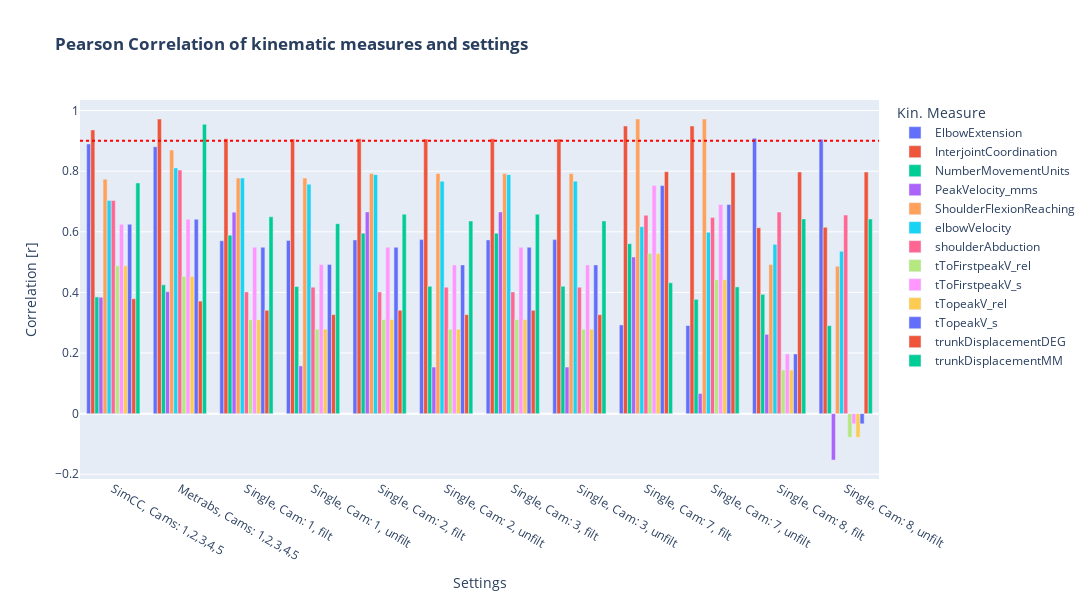

The notebook cell saved with this chart:
### Code cell
fig = px.bar(df_plot, x='id_s_name', y='correlation', color='measure', title=f'<b>Pearson Correlation<b>', labels={'correlation': 'Correlation [r] Correlation', 'Settings': 'Subject ID', 'measure': 'Kin. Measure'},
             template = 'plotly', barmode="group")

fig.add_hline(y=0.9, line_dash='dot', line_color='red', name = 'minimum correlation')
#fig.add_hline(y=-0.9, line_dash='dot', line_color='red', name = 'minimum correlation')

fig.update_layout(title= f'<b>Pearson Correlation of kinematic measures and settings<b>',
          xaxis_title=f'Settings',
          yaxis_title=f'Correlation [r]',
                  width=1300, height=600
          )

fig.show()

os.makedirs(os.path.join(dir_plots_cat, '04_correlation'), exist_ok=True)

path = os.path.join(dir_plots_cat, '04_correlation', f'pearson_corr_all.html')
fig.write_html(path)

path = os.path.join(dir_plots_cat, '04_correlation', f'pearson_corr_all.png')
fig.write_image(path, scale = 5)

### Figure 1 — Plotly figure (JSON) as saved in the notebook; plotly's stock layout.template omitted (floating-point values rounded to 4 significant figures)
{"data": [{"alignmentgroup": "True", "hovertemplate": "Kin. Measure=ElbowExtension<br>id_s_name=%{x}<br>Correlation [r] Correlation=%{y}<extra></extra>", "legendgroup": "ElbowExtension", "marker": {"color": "#636efa", "pattern": {"shape": ""}}, "name": "ElbowExtension", "offsetgroup": "ElbowExtension", "orientation": "v", "showlegend": true, "textposition": "auto", "x": ["SimCC, Cams: 1,2,3,4,5", "Metrabs, Cams: 1,2,3,4,5", "Single, Cam: 1, filt", "Single, Cam: 1, unfilt", "Single, Cam: 2, filt", "Single, Cam: 2, unfilt", "Single, Cam: 3, filt", "Single, Cam: 3, unfilt", "Single, Cam: 7, filt", "Single, Cam: 7, unfilt", "Single, Cam: 8, filt", "Single, Cam: 8, unfilt"], "xaxis": "x", "y": [0.8899, 0.8807, 0.5704, 0.5715, 0.5733, 0.5742, 0.5733, 0.5742, 0.2927, 0.2908, 0.9086, 0.905], "yaxis": "y", "type": "bar"}, {"alignmentgroup": "True", "hovertemplate": "Kin. Measure=InterjointCoordination<br>id_s_name=%{x}<br>Correlation [r] Correlation=%{y}<extra></extra>", "legendgroup": "InterjointCoordination", "marker": {"color": "#EF553B", "pattern": {"shape": ""}}, "name": "InterjointCoordination", "offsetgroup": "InterjointCoordination", "orientation": "v", "showlegend": true, "textposition": "auto", "x": ["SimCC, Cams: 1,2,3,4,5", "Metrabs, Cams: 1,2,3,4,5", "Single, Cam: 1, filt", "Single, Cam: 1, unfilt", "Single, Cam: 2, filt", "Single, Cam: 2, unfilt", "Single, Cam: 3, filt", "Single, Cam: 3, unfilt", "Single, Cam: 7, filt", "Single, Cam: 7, unfilt", "Single, Cam: 8, filt", "Single, Cam: 8, unfilt"], "xaxis": "x", "y": [0.9362, 0.972, 0.9071, 0.906, 0.9071, 0.9059, 0.9071, 0.9059, 0.9491, 0.9491, 0.6136, 0.6147], "yaxis": "y", "type": "bar"}, {"alignmentgroup": "True", "hovertemplate": "Kin. Measure=NumberMovementUnits<br>id_s_name=%{x}<br>Correlation [r] Correlation=%{y}<extra></extra>", "legendgroup": "NumberMovementUnits", "marker": {"color": "#00cc96", "pattern": {"shape": ""}}, "name": "NumberMovementUnits", "offsetgroup": "NumberMovementUnits", "orientation": "v", "showlegend": true, "textposition": "auto", "x": ["SimCC, Cams: 1,2,3,4,5", "Metrabs, Cams: 1,2,3,4,5", "Single, Cam: 1, filt", "Single, Cam: 1, unfilt", "Single, Cam: 2, filt", "Single, Cam: 2, unfilt", "Single, Cam: 3, filt", "Single, Cam: 3, unfilt", "Single, Cam: 7, filt", "Single, Cam: 7, unfilt", "Single, Cam: 8, filt", "Single, Cam: 8, unfilt"], "xaxis": "x", "y": [0.3851, 0.4251, 0.589, 0.4194, 0.5956, 0.4202, 0.5956, 0.4202, 0.5608, 0.3772, 0.3936, 0.2904], "yaxis": "y", "type": "bar"}, {"alignmentgroup": "True", "hovertemplate": "Kin. Measure=PeakVelocity_mms<br>id_s_name=%{x}<br>Correlation [r] Correlation=%{y}<extra></extra>", "legendgroup": "PeakVelocity_mms", "marker": {"color": "#ab63fa", "pattern": {"shape": ""}}, "name": "PeakVelocity_mms", "offsetgroup": "PeakVelocity_mms", "orientation": "v", "showlegend": true, "textposition": "auto", "x": ["SimCC, Cams: 1,2,3,4,5", "Metrabs, Cams: 1,2,3,4,5", "Single, Cam: 1, filt", "Single, Cam: 1, unfilt", "Single, Cam: 2, filt", "Single, Cam: 2, unfilt", "Single, Cam: 3, filt", "Single, Cam: 3, unfilt", "Single, Cam: 7, filt", "Single, Cam: 7, unfilt", "Single, Cam: 8, filt", "Single, Cam: 8, unfilt"], "xaxis": "x", "y": [0.384, 0.4024, 0.6648, 0.1575, 0.6656, 0.1537, 0.6656, 0.1537, 0.5169, 0.06661, 0.2617, -0.153], "yaxis": "y", "type": "bar"}, {"alignmentgroup": "True", "hovertemplate": "Kin. Measure=ShoulderFlexionReaching<br>id_s_name=%{x}<br>Correlation [r] Correlation=%{y}<extra></extra>", "legendgroup": "ShoulderFlexionReaching", "marker": {"color": "#FFA15A", "pattern": {"shape": ""}}, "name": "ShoulderFlexionReaching", "offsetgroup": "ShoulderFlexionReaching", "orientation": "v", "showlegend": true, "textposition": "auto", "x": ["SimCC, Cams: 1,2,3,4,5", "Metrabs, Cams: 1,2,3,4,5", "Single, Cam: 1, filt", "Single, Cam: 1, unfilt", "Single, Cam: 2, filt", "Single, Cam: 2, unfilt", "Single, Cam: 3, filt", "Single, Cam: 3, unfilt", "Single, Cam: 7, filt", "Single, Cam: 7, unfilt", "Single, Cam: 8, filt", "Single, Cam: 8, unfilt"], "xaxis": "x", "y": [0.7737, 0.87, 0.7771, 0.7771, 0.7923, 0.7922, 0.7923, 0.7922, 0.9723, 0.972, 0.4925, 0.4865], "yaxis": "y", "type": "bar"}, {"alignmentgroup": "True", "hovertemplate": "Kin. Measure=elbowVelocity<br>id_s_name=%{x}<br>Correlation [r] Correlation=%{y}<extra></extra>", "legendgroup": "elbowVelocity", "marker": {"color": "#19d3f3", "pattern": {"shape": ""}}, "name": "elbowVelocity", "offsetgroup": "elbowVelocity", "orientation": "v", "showlegend": true, "textposition": "auto", "x": ["SimCC, Cams: 1,2,3,4,5", "Metrabs, Cams: 1,2,3,4,5", "Single, Cam: 1, filt", "Single, Cam: 1, unfilt", "Single, Cam: 2, filt", "Single, Cam: 2, unfilt", "Single, Cam: 3, filt", "Single, Cam: 3, unfilt", "Single, Cam: 7, filt", "Single, Cam: 7, unfilt", "Single, Cam: 8, filt", "Single, Cam: 8, unfilt"], "xaxis": "x", "y": [0.7036, 0.8108, 0.7773, 0.7571, 0.7886, 0.7666, 0.7886, 0.7666, 0.6167, 0.5982, 0.5585, 0.5359], "yaxis": "y", "type": "bar"}, {"alignmentgroup": "True", "hovertemplate": "Kin. Measure=shoulderAbduction<br>id_s_name=%{x}<br>Correlation [r] Correlation=%{y}<extra></extra>", "legendgroup": "shoulderAbduction", "marker": {"color": "#FF6692", "pattern": {"shape": ""}}, "name": "shoulderAbduction", "offsetgroup": "shoulderAbduction", "orientation": "v", "showlegend": true, "textposition": "auto", "x": ["SimCC, Cams: 1,2,3,4,5", "Metrabs, Cams: 1,2,3,4,5", "Single, Cam: 1, filt", "Single, Cam: 1, unfilt", "Single, Cam: 2, filt", "Single, Cam: 2, unfilt", "Single, Cam: 3, filt", "Single, Cam: 3, unfilt", "Single, Cam: 7, filt", "Single, Cam: 7, unfilt", "Single, Cam: 8, filt", "Single, Cam: 8, unfilt"], "xaxis": "x", "y": [0.7033, 0.8036, 0.4015, 0.4172, 0.4014, 0.4171, 0.4014, 0.4171, 0.6545, 0.6475, 0.6652, 0.6552], "yaxis": "y", "type": "bar"}, {"alignmentgroup": "True", "hovertemplate": "Kin. Measure=tToFirstpeakV_rel<br>id_s_name=%{x}<br>Correlation [r] Correlation=%{y}<extra></extra>", "legendgroup": "tToFirstpeakV_rel", "marker": {"color": "#B6E880", "pattern": {"shape": ""}}, "name": "tToFirstpeakV_rel", "offsetgroup": "tToFirstpeakV_rel", "orientation": "v", "showlegend": true, "textposition": "auto", "x": ["SimCC, Cams: 1,2,3,4,5", "Metrabs, Cams: 1,2,3,4,5", "Single, Cam: 1, filt", "Single, Cam: 1, unfilt", "Single, Cam: 2, filt", "Single, Cam: 2, unfilt", "Single, Cam: 3, filt", "Single, Cam: 3, unfilt", "Single, Cam: 7, filt", "Single, Cam: 7, unfilt", "Single, Cam: 8, filt", "Single, Cam: 8, unfilt"], "xaxis": "x", "y": [0.4876, 0.4524, 0.3098, 0.2787, 0.3105, 0.2784, 0.3105, 0.2784, 0.5282, 0.4418, 0.1439, -0.07805], "yaxis": "y", "type": "bar"}, {"alignmentgroup": "True", "hovertemplate": "Kin. Measure=tToFirstpeakV_s<br>id_s_name=%{x}<br>Correlation [r] Correlation=%{y}<extra></extra>", "legendgroup": "tToFirstpeakV_s", "marker": {"color": "#FF97FF", "pattern": {"shape": ""}}, "name": "tToFirstpeakV_s", "offsetgroup": "tToFirstpeakV_s", "orientation": "v", "showlegend": true, "textposition": "auto", "x": ["SimCC, Cams: 1,2,3,4,5", "Metrabs, Cams: 1,2,3,4,5", "Single, Cam: 1, filt", "Single, Cam: 1, unfilt", "Single, Cam: 2, filt", "Single, Cam: 2, unfilt", "Single, Cam: 3, filt", "Single, Cam: 3, unfilt", "Single, Cam: 7, filt", "Single, Cam: 7, unfilt", "Single, Cam: 8, filt", "Single, Cam: 8, unfilt"], "xaxis": "x", "y": [0.6247, 0.6415, 0.5492, 0.4924, 0.549, 0.4908, 0.549, 0.4908, 0.7525, 0.6899, 0.197, -0.03354], "yaxis": "y", "type": "bar"}, {"alignmentgroup": "True", "hovertemplate": "Kin. Measure=tTopeakV_rel<br>id_s_name=%{x}<br>Correlation [r] Correlation=%{y}<extra></extra>", "legendgroup": "tTopeakV_rel", "marker": {"color": "#FECB52", "pattern": {"shape": ""}}, "name": "tTopeakV_rel", "offsetgroup": "tTopeakV_rel", "orientation": "v", "showlegend": true, "textposition": "auto", "x": ["SimCC, Cams: 1,2,3,4,5", "Metrabs, Cams: 1,2,3,4,5", "Single, Cam: 1, filt", "Single, Cam: 1, unfilt", "Single, Cam: 2, filt", "Single, Cam: 2, unfilt", "Single, Cam: 3, filt", "Single, Cam: 3, unfilt", "Single, Cam: 7, filt", "Single, Cam: 7, unfilt", "Single, Cam: 8, filt", "Single, Cam: 8, unfilt"], "xaxis": "x", "y": [0.4876, 0.4524, 0.3098, 0.2787, 0.3105, 0.2784, 0.3105, 0.2784, 0.5282, 0.4418, 0.1439, -0.07805], "yaxis": "y", "type": "bar"}, {"alignmentgroup": "True", "hovertemplate": "Kin. Measure=tTopeakV_s<br>id_s_name=%{x}<br>Correlation [r] Correlation=%{y}<extra></extra>", "legendgroup": "tTopeakV_s", "marker": {"color": "#636efa", "pattern": {"shape": ""}}, "name": "tTopeakV_s", "offsetgroup": "tTopeakV_s", "orientation": "v", "showlegend": true, "textposition": "auto", "x": ["SimCC, Cams: 1,2,3,4,5", "Metrabs, Cams: 1,2,3,4,5", "Single, Cam: 1, filt", "Single, Cam: 1, unfilt", "Single, Cam: 2, filt", "Single, Cam: 2, unfilt", "Single, Cam: 3, filt", "Single, Cam: 3, unfilt", "Single, Cam: 7, filt", "Single, Cam: 7, unfilt", "Single, Cam: 8, filt", "Single, Cam: 8, unfilt"], "xaxis": "x", "y": [0.6247, 0.6415, 0.5492, 0.4924, 0.549, 0.4908, 0.549, 0.4908, 0.7525, 0.6899, 0.197, -0.03354], "yaxis": "y", "type": "bar"}, {"alignmentgroup": "True", "hovertemplate": "Kin. Measure=trunkDisplacementDEG<br>id_s_name=%{x}<br>Correlation [r] Correlation=%{y}<extra></extra>", "legendgroup": "trunkDisplacementDEG", "marker": {"color": "#EF553B", "pattern": {"shape": ""}}, "name": "trunkDisplacementDEG", "offsetgroup": "trunkDisplacementDEG", "orientation": "v", "showlegend": true, "textposition": "auto", "x": ["SimCC, Cams: 1,2,3,4,5", "Metrabs, Cams: 1,2,3,4,5", "Single, Cam: 1, filt", "Single, Cam: 1, unfilt", "Single, Cam: 2, filt", "Single, Cam: 2, unfilt", "Single, Cam: 3, filt", "Single, Cam: 3, unfilt", "Single, Cam: 7, filt", "Single, Cam: 7, unfilt", "Single, Cam: 8, filt", "Single, Cam: 8, unfilt"], "xaxis": "x", "y": [0.3792, 0.3713, 0.3411, 0.3268, 0.341, 0.3266, 0.341, 0.3266, 0.7983, 0.796, 0.7972, 0.7971], "yaxis": "y", "type": "bar"}, {"alignmentgroup": "True", "hovertemplate": "Kin. Measure=trunkDisplacementMM<br>id_s_name=%{x}<br>Correlation [r] Correlation=%{y}<extra></extra>", "legendgroup": "trunkDisplacementMM", "marker": {"color": "#00cc96", "pattern": {"shape": ""}}, "name": "trunkDisplacementMM", "offsetgroup": "trunkDisplacementMM", "orientation": "v", "showlegend": true, "textposition": "auto", "x": ["SimCC, Cams: 1,2,3,4,5", "Metrabs, Cams: 1,2,3,4,5", "Single, Cam: 1, filt", "Single, Cam: 1, unfilt", "Single, Cam: 2, filt", "Single, Cam: 2, unfilt", "Single, Cam: 3, filt", "Single, Cam: 3, unfilt", "Single, Cam: 7, filt", "Single, Cam: 7, unfilt", "Single, Cam: 8, filt", "Single, Cam: 8, unfilt"], "xaxis": "x", "y": [0.7613, 0.9548, 0.6496, 0.6269, 0.658, 0.6357, 0.658, 0.6357, 0.4318, 0.4182, 0.6426, 0.6423], "yaxis": "y", "type": "bar"}], "layout": {"xaxis": {"anchor": "y", "domain": [0.0, 1.0], "title": {"text": "Settings"}}, "yaxis": {"anchor": "x", "domain": [0.0, 1.0], "title": {"text": "Correlation [r]"}}, "legend": {"title": {"text": "Kin. Measure"}, "tracegroupgap": 0}, "title": {"text": "<b>Pearson Correlation of kinematic measures and settings<b>"}, "barmode": "group", "shapes": [{"line": {"color": "red", "dash": "dot"}, "name": "minimum correlation", "type": "line", "x0": 0, "x1": 1, "xref": "x domain", "y0": 0.9, "y1": 0.9, "yref": "y"}], "width": 1300, "height": 600}}
